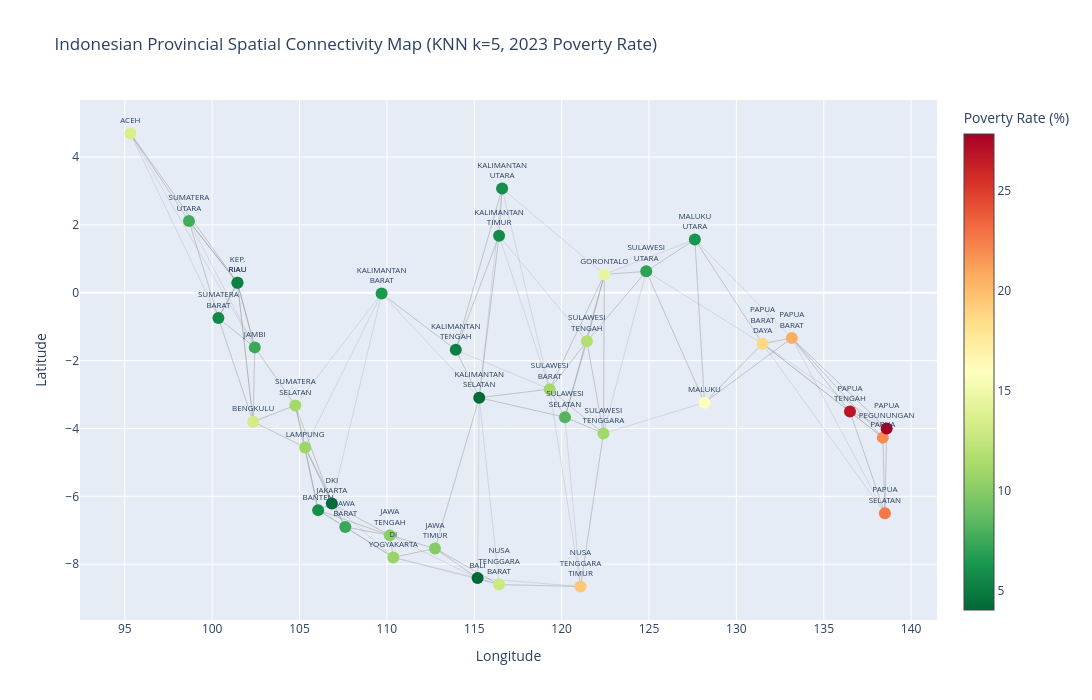

The code cell stored with this chart in its notebook:
### Code cell
fig_map = go.Figure()

lons = df_2023['lon'].values
lats = df_2023['lat'].values
pov_vals = df_2023['poverty_rate'].values

# Add lines
for i, neighbors in W_knn.neighbors.items():
    for j in neighbors:
        fig_map.add_trace(go.Scatter(x=[lons[i], lons[j]], y=[lats[i], lats[j]], mode='lines', line=dict(color='gray', width=0.7), opacity=0.3, showlegend=False))

# Add nodes
fig_map.add_trace(go.Scatter(x=lons, y=lats, mode='markers+text', marker=dict(size=12, color=pov_vals, colorscale='RdYlGn_r', showscale=True, colorbar=dict(title='Poverty Rate (%)')), text=[p.replace(' ', '<br>') for p in df_2023['province']], textposition='top center', textfont=dict(size=8), showlegend=False))

fig_map.update_layout(title='Indonesian Provincial Spatial Connectivity Map (KNN k=5, 2023 Poverty Rate)', height=700, width=1200, xaxis_title='Longitude', yaxis_title='Latitude')
fig_map.write_json(OUTPUT_DIR / 'plot_spatial_connectivity.json')
fig_map.show()

### Figure 1 — Plotly figure (JSON) as saved in the notebook; plotly's stock layout.template omitted (floating-point values rounded to 4 significant figures)
{"data": [{"line": {"color": "gray", "width": 0.7}, "mode": "lines", "opacity": 0.3, "showlegend": false, "type": "scatter", "x": [95.32, 98.67], "y": [4.695, 2.115]}, {"line": {"color": "gray", "width": 0.7}, "mode": "lines", "opacity": 0.3, "showlegend": false, "type": "scatter", "x": [95.32, 100.4], "y": [4.695, -0.744]}, {"line": {"color": "gray", "width": 0.7}, "mode": "lines", "opacity": 0.3, "showlegend": false, "type": "scatter", "x": [95.32, 101.4], "y": [4.695, 0.293]}, {"line": {"color": "gray", "width": 0.7}, "mode": "lines", "opacity": 0.3, "showlegend": false, "type": "scatter", "x": [95.32, 101.4], "y": [4.695, 0.293]}, {"line": {"color": "gray", "width": 0.7}, "mode": "lines", "opacity": 0.3, "showlegend": false, "type": "scatter", "x": [95.32, 102.4], "y": [4.695, -1.609]}, {"line": {"color": "gray", "width": 0.7}, "mode": "lines", "opacity": 0.3, "showlegend": false, "type": "scatter", "x": [98.67, 100.4], "y": [2.115, -0.744]}, {"line": {"color": "gray", "width": 0.7}, "mode": "lines", "opacity": 0.3, "showlegend": false, "type": "scatter", "x": [98.67, 101.4], "y": [2.115, 0.293]}, {"line": {"color": "gray", "width": 0.7}, "mode": "lines", "opacity": 0.3, "showlegend": false, "type": "scatter", "x": [98.67, 101.4], "y": [2.115, 0.293]}, {"line": {"color": "gray", "width": 0.7}, "mode": "lines", "opacity": 0.3, "showlegend": false, "type": "scatter", "x": [98.67, 95.32], "y": [2.115, 4.695]}, {"line": {"color": "gray", "width": 0.7}, "mode": "lines", "opacity": 0.3, "showlegend": false, "type": "scatter", "x": [98.67, 102.4], "y": [2.115, -1.609]}, {"line": {"color": "gray", "width": 0.7}, "mode": "lines", "opacity": 0.3, "showlegend": false, "type": "scatter", "x": [100.4, 101.4], "y": [-0.744, 0.293]}, {"line": {"color": "gray", "width": 0.7}, "mode": "lines", "opacity": 0.3, "showlegend": false, "type": "scatter", "x": [100.4, 101.4], "y": [-0.744, 0.293]}, {"line": {"color": "gray", "width": 0.7}, "mode": "lines", "opacity": 0.3, "showlegend": false, "type": "scatter", "x": [100.4, 102.4], "y": [-0.744, -1.609]}, {"line": {"color": "gray", "width": 0.7}, "mode": "lines", "opacity": 0.3, "showlegend": false, "type": "scatter", "x": [100.4, 98.67], "y": [-0.744, 2.115]}, {"line": {"color": "gray", "width": 0.7}, "mode": "lines", "opacity": 0.3, "showlegend": false, "type": "scatter", "x": [100.4, 102.3], "y": [-0.744, -3.8]}, {"line": {"color": "gray", "width": 0.7}, "mode": "lines", "opacity": 0.3, "showlegend": false, "type": "scatter", "x": [101.4, 101.4], "y": [0.293, 0.293]}, {"line": {"color": "gray", "width": 0.7}, "mode": "lines", "opacity": 0.3, "showlegend": false, "type": "scatter", "x": [101.4, 100.4], "y": [0.293, -0.744]}, {"line": {"color": "gray", "width": 0.7}, "mode": "lines", "opacity": 0.3, "showlegend": false, "type": "scatter", "x": [101.4, 102.4], "y": [0.293, -1.609]}, {"line": {"color": "gray", "width": 0.7}, "mode": "lines", "opacity": 0.3, "showlegend": false, "type": "scatter", "x": [101.4, 98.67], "y": [0.293, 2.115]}, {"line": {"color": "gray", "width": 0.7}, "mode": "lines", "opacity": 0.3, "showlegend": false, "type": "scatter", "x": [101.4, 102.3], "y": [0.293, -3.8]}, {"line": {"color": "gray", "width": 0.7}, "mode": "lines", "opacity": 0.3, "showlegend": false, "type": "scatter", "x": [102.4, 101.4], "y": [-1.609, 0.293]}, {"line": {"color": "gray", "width": 0.7}, "mode": "lines", "opacity": 0.3, "showlegend": false, "type": "scatter", "x": [102.4, 101.4], "y": [-1.609, 0.293]}, {"line": {"color": "gray", "width": 0.7}, "mode": "lines", "opacity": 0.3, "showlegend": false, "type": "scatter", "x": [102.4, 102.3], "y": [-1.609, -3.8]}, {"line": {"color": "gray", "width": 0.7}, "mode": "lines", "opacity": 0.3, "showlegend": false, "type": "scatter", "x": [102.4, 100.4], "y": [-1.609, -0.744]}, {"line": {"color": "gray", "width": 0.7}, "mode": "lines", "opacity": 0.3, "showlegend": false, "type": "scatter", "x": [102.4, 104.8], "y": [-1.609, -3.319]}, {"line": {"color": "gray", "width": 0.7}, "mode": "lines", "opacity": 0.3, "showlegend": false, "type": "scatter", "x": [104.8, 105.3], "y": [-3.319, -4.558]}, {"line": {"color": "gray", "width": 0.7}, "mode": "lines", "opacity": 0.3, "showlegend": false, "type": "scatter", "x": [104.8, 102.3], "y": [-3.319, -3.8]}, {"line": {"color": "gray", "width": 0.7}, "mode": "lines", "opacity": 0.3, "showlegend": false, "type": "scatter", "x": [104.8, 102.4], "y": [-3.319, -1.609]}, {"line": {"color": "gray", "width": 0.7}, "mode": "lines", "opacity": 0.3, "showlegend": false, "type": "scatter", "x": [104.8, 106.1], "y": [-3.319, -6.406]}, {"line": {"color": "gray", "width": 0.7}, "mode": "lines", "opacity": 0.3, "showlegend": false, "type": "scatter", "x": [104.8, 106.8], "y": [-3.319, -6.208]}, {"line": {"color": "gray", "width": 0.7}, "mode": "lines", "opacity": 0.3, "showlegend": false, "type": "scatter", "x": [102.3, 102.4], "y": [-3.8, -1.609]}, {"line": {"color": "gray", "width": 0.7}, "mode": "lines", "opacity": 0.3, "showlegend": false, "type": "scatter", "x": [102.3, 104.8], "y": [-3.8, -3.319]}, {"line": {"color": "gray", "width": 0.7}, "mode": "lines", "opacity": 0.3, "showlegend": false, "type": "scatter", "x": [102.3, 105.3], "y": [-3.8, -4.558]}, {"line": {"color": "gray", "width": 0.7}, "mode": "lines", "opacity": 0.3, "showlegend": false, "type": "scatter", "x": [102.3, 100.4], "y": [-3.8, -0.744]}, {"line": {"color": "gray", "width": 0.7}, "mode": "lines", "opacity": 0.3, "showlegend": false, "type": "scatter", "x": [102.3, 101.4], "y": [-3.8, 0.293]}, {"line": {"color": "gray", "width": 0.7}, "mode": "lines", "opacity": 0.3, "showlegend": false, "type": "scatter", "x": [105.3, 104.8], "y": [-4.558, -3.319]}, {"line": {"color": "gray", "width": 0.7}, "mode": "lines", "opacity": 0.3, "showlegend": false, "type": "scatter", "x": [105.3, 106.1], "y": [-4.558, -6.406]}, {"line": {"color": "gray", "width": 0.7}, "mode": "lines", "opacity": 0.3, "showlegend": false, "type": "scatter", "x": [105.3, 106.8], "y": [-4.558, -6.208]}, {"line": {"color": "gray", "width": 0.7}, "mode": "lines", "opacity": 0.3, "showlegend": false, "type": "scatter", "x": [105.3, 102.3], "y": [-4.558, -3.8]}, {"line": {"color": "gray", "width": 0.7}, "mode": "lines", "opacity": 0.3, "showlegend": false, "type": "scatter", "x": [105.3, 107.6], "y": [-4.558, -6.902]}, {"line": {"color": "gray", "width": 0.7}, "mode": "lines", "opacity": 0.3, "showlegend": false, "type": "scatter", "x": [101.4, 101.4], "y": [0.293, 0.293]}, {"line": {"color": "gray", "width": 0.7}, "mode": "lines", "opacity": 0.3, "showlegend": false, "type": "scatter", "x": [101.4, 100.4], "y": [0.293, -0.744]}, {"line": {"color": "gray", "width": 0.7}, "mode": "lines", "opacity": 0.3, "showlegend": false, "type": "scatter", "x": [101.4, 102.4], "y": [0.293, -1.609]}, {"line": {"color": "gray", "width": 0.7}, "mode": "lines", "opacity": 0.3, "showlegend": false, "type": "scatter", "x": [101.4, 98.67], "y": [0.293, 2.115]}, {"line": {"color": "gray", "width": 0.7}, "mode": "lines", "opacity": 0.3, "showlegend": false, "type": "scatter", "x": [101.4, 102.3], "y": [0.293, -3.8]}, {"line": {"color": "gray", "width": 0.7}, "mode": "lines", "opacity": 0.3, "showlegend": false, "type": "scatter", "x": [106.8, 106.1], "y": [-6.208, -6.406]}, {"line": {"color": "gray", "width": 0.7}, "mode": "lines", "opacity": 0.3, "showlegend": false, "type": "scatter", "x": [106.8, 107.6], "y": [-6.208, -6.902]}, {"line": {"color": "gray", "width": 0.7}, "mode": "lines", "opacity": 0.3, "showlegend": false, "type": "scatter", "x": [106.8, 105.3], "y": [-6.208, -4.558]}, {"line": {"color": "gray", "width": 0.7}, "mode": "lines", "opacity": 0.3, "showlegend": false, "type": "scatter", "x": [106.8, 110.2], "y": [-6.208, -7.15]}, {"line": {"color": "gray", "width": 0.7}, "mode": "lines", "opacity": 0.3, "showlegend": false, "type": "scatter", "x": [106.8, 104.8], "y": [-6.208, -3.319]}, {"line": {"color": "gray", "width": 0.7}, "mode": "lines", "opacity": 0.3, "showlegend": false, "type": "scatter", "x": [107.6, 106.8], "y": [-6.902, -6.208]}, {"line": {"color": "gray", "width": 0.7}, "mode": "lines", "opacity": 0.3, "showlegend": false, "type": "scatter", "x": [107.6, 106.1], "y": [-6.902, -6.406]}, {"line": {"color": "gray", "width": 0.7}, "mode": "lines", "opacity": 0.3, "showlegend": false, "type": "scatter", "x": [107.6, 110.2], "y": [-6.902, -7.15]}, {"line": {"color": "gray", "width": 0.7}, "mode": "lines", "opacity": 0.3, "showlegend": false, "type": "scatter", "x": [107.6, 110.4], "y": [-6.902, -7.8]}, {"line": {"color": "gray", "width": 0.7}, "mode": "lines", "opacity": 0.3, "showlegend": false, "type": "scatter", "x": [107.6, 105.3], "y": [-6.902, -4.558]}, {"line": {"color": "gray", "width": 0.7}, "mode": "lines", "opacity": 0.3, "showlegend": false, "type": "scatter", "x": [110.2, 110.4], "y": [-7.15, -7.8]}, {"line": {"color": "gray", "width": 0.7}, "mode": "lines", "opacity": 0.3, "showlegend": false, "type": "scatter", "x": [110.2, 107.6], "y": [-7.15, -6.902]}, {"line": {"color": "gray", "width": 0.7}, "mode": "lines", "opacity": 0.3, "showlegend": false, "type": "scatter", "x": [110.2, 112.8], "y": [-7.15, -7.536]}, {"line": {"color": "gray", "width": 0.7}, "mode": "lines", "opacity": 0.3, "showlegend": false, "type": "scatter", "x": [110.2, 106.8], "y": [-7.15, -6.208]}, {"line": {"color": "gray", "width": 0.7}, "mode": "lines", "opacity": 0.3, "showlegend": false, "type": "scatter", "x": [110.2, 106.1], "y": [-7.15, -6.406]}, {"line": {"color": "gray", "width": 0.7}, "mode": "lines", "opacity": 0.3, "showlegend": false, "type": "scatter", "x": [110.4, 110.2], "y": [-7.8, -7.15]}, {"line": {"color": "gray", "width": 0.7}, "mode": "lines", "opacity": 0.3, "showlegend": false, "type": "scatter", "x": [110.4, 112.8], "y": [-7.8, -7.536]}, {"line": {"color": "gray", "width": 0.7}, "mode": "lines", "opacity": 0.3, "showlegend": false, "type": "scatter", "x": [110.4, 107.6], "y": [-7.8, -6.902]}, {"line": {"color": "gray", "width": 0.7}, "mode": "lines", "opacity": 0.3, "showlegend": false, "type": "scatter", "x": [110.4, 106.8], "y": [-7.8, -6.208]}, {"line": {"color": "gray", "width": 0.7}, "mode": "lines", "opacity": 0.3, "showlegend": false, "type": "scatter", "x": [110.4, 106.1], "y": [-7.8, -6.406]}, {"line": {"color": "gray", "width": 0.7}, "mode": "lines", "opacity": 0.3, "showlegend": false, "type": "scatter", "x": [112.8, 110.4], "y": [-7.536, -7.8]}, {"line": {"color": "gray", "width": 0.7}, "mode": "lines", "opacity": 0.3, "showlegend": false, "type": "scatter", "x": [112.8, 115.2], "y": [-7.536, -8.409]}, {"line": {"color": "gray", "width": 0.7}, "mode": "lines", "opacity": 0.3, "showlegend": false, "type": "scatter", "x": [112.8, 110.2], "y": [-7.536, -7.15]}, {"line": {"color": "gray", "width": 0.7}, "mode": "lines", "opacity": 0.3, "showlegend": false, "type": "scatter", "x": [112.8, 116.4], "y": [-7.536, -8.6]}, {"line": {"color": "gray", "width": 0.7}, "mode": "lines", "opacity": 0.3, "showlegend": false, "type": "scatter", "x": [112.8, 115.3], "y": [-7.536, -3.093]}, {"line": {"color": "gray", "width": 0.7}, "mode": "lines", "opacity": 0.3, "showlegend": false, "type": "scatter", "x": [106.1, 106.8], "y": [-6.406, -6.208]}, {"line": {"color": "gray", "width": 0.7}, "mode": "lines", "opacity": 0.3, "showlegend": false, "type": "scatter", "x": [106.1, 107.6], "y": [-6.406, -6.902]}, {"line": {"color": "gray", "width": 0.7}, "mode": "lines", "opacity": 0.3, "showlegend": false, "type": "scatter", "x": [106.1, 105.3], "y": [-6.406, -4.558]}, {"line": {"color": "gray", "width": 0.7}, "mode": "lines", "opacity": 0.3, "showlegend": false, "type": "scatter", "x": [106.1, 104.8], "y": [-6.406, -3.319]}, {"line": {"color": "gray", "width": 0.7}, "mode": "lines", "opacity": 0.3, "showlegend": false, "type": "scatter", "x": [106.1, 110.2], "y": [-6.406, -7.15]}, {"line": {"color": "gray", "width": 0.7}, "mode": "lines", "opacity": 0.3, "showlegend": false, "type": "scatter", "x": [115.2, 116.4], "y": [-8.409, -8.6]}, {"line": {"color": "gray", "width": 0.7}, "mode": "lines", "opacity": 0.3, "showlegend": false, "type": "scatter", "x": [115.2, 112.8], "y": [-8.409, -7.536]}, {"line": {"color": "gray", "width": 0.7}, "mode": "lines", "opacity": 0.3, "showlegend": false, "type": "scatter", "x": [115.2, 110.4], "y": [-8.409, -7.8]}, {"line": {"color": "gray", "width": 0.7}, "mode": "lines", "opacity": 0.3, "showlegend": false, "type": "scatter", "x": [115.2, 110.2], "y": [-8.409, -7.15]}, {"line": {"color": "gray", "width": 0.7}, "mode": "lines", "opacity": 0.3, "showlegend": false, "type": "scatter", "x": [115.2, 115.3], "y": [-8.409, -3.093]}, {"line": {"color": "gray", "width": 0.7}, "mode": "lines", "opacity": 0.3, "showlegend": false, "type": "scatter", "x": [116.4, 115.2], "y": [-8.6, -8.409]}, {"line": {"color": "gray", "width": 0.7}, "mode": "lines", "opacity": 0.3, "showlegend": false, "type": "scatter", "x": [116.4, 112.8], "y": [-8.6, -7.536]}, {"line": {"color": "gray", "width": 0.7}, "mode": "lines", "opacity": 0.3, "showlegend": false, "type": "scatter", "x": [116.4, 121.1], "y": [-8.6, -8.657]}, {"line": {"color": "gray", "width": 0.7}, "mode": "lines", "opacity": 0.3, "showlegend": false, "type": "scatter", "x": [116.4, 115.3], "y": [-8.6, -3.093]}, {"line": {"color": "gray", "width": 0.7}, "mode": "lines", "opacity": 0.3, "showlegend": false, "type": "scatter", "x": [116.4, 110.4], "y": [-8.6, -7.8]}, {"line": {"color": "gray", "width": 0.7}, "mode": "lines", "opacity": 0.3, "showlegend": false, "type": "scatter", "x": [121.1, 116.4], "y": [-8.657, -8.6]}, {"line": {"color": "gray", "width": 0.7}, "mode": "lines", "opacity": 0.3, "showlegend": false, "type": "scatter", "x": [121.1, 122.4], "y": [-8.657, -4.145]}, {"line": {"color": "gray", "width": 0.7}, "mode": "lines", "opacity": 0.3, "showlegend": false, "type": "scatter", "x": [121.1, 120.2], "y": [-8.657, -3.668]}, {"line": {"color": "gray", "width": 0.7}, "mode": "lines", "opacity": 0.3, "showlegend": false, "type": "scatter", "x": [121.1, 115.2], "y": [-8.657, -8.409]}, {"line": {"color": "gray", "width": 0.7}, "mode": "lines", "opacity": 0.3, "showlegend": false, "type": "scatter", "x": [121.1, 119.3], "y": [-8.657, -2.84]}, {"line": {"color": "gray", "width": 0.7}, "mode": "lines", "opacity": 0.3, "showlegend": false, "type": "scatter", "x": [109.7, 113.9], "y": [-0.023, -1.681]}, {"line": {"color": "gray", "width": 0.7}, "mode": "lines", "opacity": 0.3, "showlegend": false, "type": "scatter", "x": [109.7, 104.8], "y": [-0.023, -3.319]}, {"line": {"color": "gray", "width": 0.7}, "mode": "lines", "opacity": 0.3, "showlegend": false, "type": "scatter", "x": [109.7, 105.3], "y": [-0.023, -4.558]}, {"line": {"color": "gray", "width": 0.7}, "mode": "lines", "opacity": 0.3, "showlegend": false, "type": "scatter", "x": [109.7, 115.3], "y": [-0.023, -3.093]}, {"line": {"color": "gray", "width": 0.7}, "mode": "lines", "opacity": 0.3, "showlegend": false, "type": "scatter", "x": [109.7, 106.8], "y": [-0.023, -6.208]}, {"line": {"color": "gray", "width": 0.7}, "mode": "lines", "opacity": 0.3, "showlegend": false, "type": "scatter", "x": [113.9, 115.3], "y": [-1.681, -3.093]}, {"line": {"color": "gray", "width": 0.7}, "mode": "lines", "opacity": 0.3, "showlegend": false, "type": "scatter", "x": [113.9, 116.4], "y": [-1.681, 1.681]}, {"line": {"color": "gray", "width": 0.7}, "mode": "lines", "opacity": 0.3, "showlegend": false, "type": "scatter", "x": [113.9, 109.7], "y": [-1.681, -0.023]}, {"line": {"color": "gray", "width": 0.7}, "mode": "lines", "opacity": 0.3, "showlegend": false, "type": "scatter", "x": [113.9, 116.6], "y": [-1.681, 3.073]}, {"line": {"color": "gray", "width": 0.7}, "mode": "lines", "opacity": 0.3, "showlegend": false, "type": "scatter", "x": [113.9, 119.3], "y": [-1.681, -2.84]}, {"line": {"color": "gray", "width": 0.7}, "mode": "lines", "opacity": 0.3, "showlegend": false, "type": "scatter", "x": [115.3, 113.9], "y": [-3.093, -1.681]}, {"line": {"color": "gray", "width": 0.7}, "mode": "lines", "opacity": 0.3, "showlegend": false, "type": "scatter", "x": [115.3, 119.3], "y": [-3.093, -2.84]}, {"line": {"color": "gray", "width": 0.7}, "mode": "lines", "opacity": 0.3, "showlegend": false, "type": "scatter", "x": [115.3, 116.4], "y": [-3.093, 1.681]}, {"line": {"color": "gray", "width": 0.7}, "mode": "lines", "opacity": 0.3, "showlegend": false, "type": "scatter", "x": [115.3, 120.2], "y": [-3.093, -3.668]}, {"line": {"color": "gray", "width": 0.7}, "mode": "lines", "opacity": 0.3, "showlegend": false, "type": "scatter", "x": [115.3, 112.8], "y": [-3.093, -7.536]}, {"line": {"color": "gray", "width": 0.7}, "mode": "lines", "opacity": 0.3, "showlegend": false, "type": "scatter", "x": [116.4, 116.6], "y": [1.681, 3.073]}, {"line": {"color": "gray", "width": 0.7}, "mode": "lines", "opacity": 0.3, "showlegend": false, "type": "scatter", "x": [116.4, 113.9], "y": [1.681, -1.681]}, {"line": {"color": "gray", "width": 0.7}, "mode": "lines", "opacity": 0.3, "showlegend": false, "type": "scatter", "x": [116.4, 115.3], "y": [1.681, -3.093]}, {"line": {"color": "gray", "width": 0.7}, "mode": "lines", "opacity": 0.3, "showlegend": false, "type": "scatter", "x": [116.4, 119.3], "y": [1.681, -2.84]}, {"line": {"color": "gray", "width": 0.7}, "mode": "lines", "opacity": 0.3, "showlegend": false, "type": "scatter", "x": [116.4, 121.4], "y": [1.681, -1.431]}, {"line": {"color": "gray", "width": 0.7}, "mode": "lines", "opacity": 0.3, "showlegend": false, "type": "scatter", "x": [116.6, 116.4], "y": [3.073, 1.681]}, {"line": {"color": "gray", "width": 0.7}, "mode": "lines", "opacity": 0.3, "showlegend": false, "type": "scatter", "x": [116.6, 113.9], "y": [3.073, -1.681]}, {"line": {"color": "gray", "width": 0.7}, "mode": "lines", "opacity": 0.3, "showlegend": false, "type": "scatter", "x": [116.6, 115.3], "y": [3.073, -3.093]}, {"line": {"color": "gray", "width": 0.7}, "mode": "lines", "opacity": 0.3, "showlegend": false, "type": "scatter", "x": [116.6, 122.4], "y": [3.073, 0.541]}, {"line": {"color": "gray", "width": 0.7}, "mode": "lines", "opacity": 0.3, "showlegend": false, "type": "scatter", "x": [116.6, 119.3], "y": [3.073, -2.84]}, {"line": {"color": "gray", "width": 0.7}, "mode": "lines", "opacity": 0.3, "showlegend": false, "type": "scatter", "x": [124.8, 122.4], "y": [0.632, 0.541]}, {"line": {"color": "gray", "width": 0.7}, "mode": "lines", "opacity": 0.3, "showlegend": false, "type": "scatter", "x": [124.8, 127.6], "y": [0.632, 1.571]}, {"line": {"color": "gray", "width": 0.7}, "mode": "lines", "opacity": 0.3, "showlegend": false, "type": "scatter", "x": [124.8, 121.4], "y": [0.632, -1.431]}, {"line": {"color": "gray", "width": 0.7}, "mode": "lines", "opacity": 0.3, "showlegend": false, "type": "scatter", "x": [124.8, 128.2], "y": [0.632, -3.238]}, {"line": {"color": "gray", "width": 0.7}, "mode": "lines", "opacity": 0.3, "showlegend": false, "type": "scatter", "x": [124.8, 122.4], "y": [0.632, -4.145]}, {"line": {"color": "gray", "width": 0.7}, "mode": "lines", "opacity": 0.3, "showlegend": false, "type": "scatter", "x": [121.4, 122.4], "y": [-1.431, 0.541]}, {"line": {"color": "gray", "width": 0.7}, "mode": "lines", "opacity": 0.3, "showlegend": false, "type": "scatter", "x": [121.4, 119.3], "y": [-1.431, -2.84]}, {"line": {"color": "gray", "width": 0.7}, "mode": "lines", "opacity": 0.3, "showlegend": false, "type": "scatter", "x": [121.4, 120.2], "y": [-1.431, -3.668]}, {"line": {"color": "gray", "width": 0.7}, "mode": "lines", "opacity": 0.3, "showlegend": false, "type": "scatter", "x": [121.4, 122.4], "y": [-1.431, -4.145]}, {"line": {"color": "gray", "width": 0.7}, "mode": "lines", "opacity": 0.3, "showlegend": false, "type": "scatter", "x": [121.4, 124.8], "y": [-1.431, 0.632]}, {"line": {"color": "gray", "width": 0.7}, "mode": "lines", "opacity": 0.3, "showlegend": false, "type": "scatter", "x": [120.2, 119.3], "y": [-3.668, -2.84]}, {"line": {"color": "gray", "width": 0.7}, "mode": "lines", "opacity": 0.3, "showlegend": false, "type": "scatter", "x": [120.2, 122.4], "y": [-3.668, -4.145]}, {"line": {"color": "gray", "width": 0.7}, "mode": "lines", "opacity": 0.3, "showlegend": false, "type": "scatter", "x": [120.2, 121.4], "y": [-3.668, -1.431]}, {"line": {"color": "gray", "width": 0.7}, "mode": "lines", "opacity": 0.3, "showlegend": false, "type": "scatter", "x": [120.2, 122.4], "y": [-3.668, 0.541]}, {"line": {"color": "gray", "width": 0.7}, "mode": "lines", "opacity": 0.3, "showlegend": false, "type": "scatter", "x": [120.2, 115.3], "y": [-3.668, -3.093]}, {"line": {"color": "gray", "width": 0.7}, "mode": "lines", "opacity": 0.3, "showlegend": false, "type": "scatter", "x": [122.4, 120.2], "y": [-4.145, -3.668]}, {"line": {"color": "gray", "width": 0.7}, "mode": "lines", "opacity": 0.3, "showlegend": false, "type": "scatter", "x": [122.4, 121.4], "y": [-4.145, -1.431]}, {"line": {"color": "gray", "width": 0.7}, "mode": "lines", "opacity": 0.3, "showlegend": false, "type": "scatter", "x": [122.4, 119.3], "y": [-4.145, -2.84]}, {"line": {"color": "gray", "width": 0.7}, "mode": "lines", "opacity": 0.3, "showlegend": false, "type": "scatter", "x": [122.4, 122.4], "y": [-4.145, 0.541]}, {"line": {"color": "gray", "width": 0.7}, "mode": "lines", "opacity": 0.3, "showlegend": false, "type": "scatter", "x": [122.4, 121.1], "y": [-4.145, -8.657]}, {"line": {"color": "gray", "width": 0.7}, "mode": "lines", "opacity": 0.3, "showlegend": false, "type": "scatter", "x": [122.4, 121.4], "y": [0.541, -1.431]}, {"line": {"color": "gray", "width": 0.7}, "mode": "lines", "opacity": 0.3, "showlegend": false, "type": "scatter", "x": [122.4, 124.8], "y": [0.541, 0.632]}, {"line": {"color": "gray", "width": 0.7}, "mode": "lines", "opacity": 0.3, "showlegend": false, "type": "scatter", "x": [122.4, 119.3], "y": [0.541, -2.84]}, {"line": {"color": "gray", "width": 0.7}, "mode": "lines", "opacity": 0.3, "showlegend": false, "type": "scatter", "x": [122.4, 122.4], "y": [0.541, -4.145]}, {"line": {"color": "gray", "width": 0.7}, "mode": "lines", "opacity": 0.3, "showlegend": false, "type": "scatter", "x": [122.4, 120.2], "y": [0.541, -3.668]}, {"line": {"color": "gray", "width": 0.7}, "mode": "lines", "opacity": 0.3, "showlegend": false, "type": "scatter", "x": [119.3, 120.2], "y": [-2.84, -3.668]}, {"line": {"color": "gray", "width": 0.7}, "mode": "lines", "opacity": 0.3, "showlegend": false, "type": "scatter", "x": [119.3, 121.4], "y": [-2.84, -1.431]}, {"line": {"color": "gray", "width": 0.7}, "mode": "lines", "opacity": 0.3, "showlegend": false, "type": "scatter", "x": [119.3, 122.4], "y": [-2.84, -4.145]}, {"line": {"color": "gray", "width": 0.7}, "mode": "lines", "opacity": 0.3, "showlegend": false, "type": "scatter", "x": [119.3, 115.3], "y": [-2.84, -3.093]}, {"line": {"color": "gray", "width": 0.7}, "mode": "lines", "opacity": 0.3, "showlegend": false, "type": "scatter", "x": [119.3, 122.4], "y": [-2.84, 0.541]}, {"line": {"color": "gray", "width": 0.7}, "mode": "lines", "opacity": 0.3, "showlegend": false, "type": "scatter", "x": [128.2, 131.5], "y": [-3.238, -1.5]}, {"line": {"color": "gray", "width": 0.7}, "mode": "lines", "opacity": 0.3, "showlegend": false, "type": "scatter", "x": [128.2, 127.6], "y": [-3.238, 1.571]}, {"line": {"color": "gray", "width": 0.7}, "mode": "lines", "opacity": 0.3, "showlegend": false, "type": "scatter", "x": [128.2, 124.8], "y": [-3.238, 0.632]}, {"line": {"color": "gray", "width": 0.7}, "mode": "lines", "opacity": 0.3, "showlegend": false, "type": "scatter", "x": [128.2, 133.2], "y": [-3.238, -1.336]}, {"line": {"color": "gray", "width": 0.7}, "mode": "lines", "opacity": 0.3, "showlegend": false, "type": "scatter", "x": [128.2, 122.4], "y": [-3.238, -4.145]}, {"line": {"color": "gray", "width": 0.7}, "mode": "lines", "opacity": 0.3, "showlegend": false, "type": "scatter", "x": [127.6, 124.8], "y": [1.571, 0.632]}, {"line": {"color": "gray", "width": 0.7}, "mode": "lines", "opacity": 0.3, "showlegend": false, "type": "scatter", "x": [127.6, 128.2], "y": [1.571, -3.238]}, {"line": {"color": "gray", "width": 0.7}, "mode": "lines", "opacity": 0.3, "showlegend": false, "type": "scatter", "x": [127.6, 131.5], "y": [1.571, -1.5]}, {"line": {"color": "gray", "width": 0.7}, "mode": "lines", "opacity": 0.3, "showlegend": false, "type": "scatter", "x": [127.6, 122.4], "y": [1.571, 0.541]}, {"line": {"color": "gray", "width": 0.7}, "mode": "lines", "opacity": 0.3, "showlegend": false, "type": "scatter", "x": [127.6, 133.2], "y": [1.571, -1.336]}, {"line": {"color": "gray", "width": 0.7}, "mode": "lines", "opacity": 0.3, "showlegend": false, "type": "scatter", "x": [133.2, 131.5], "y": [-1.336, -1.5]}, {"line": {"color": "gray", "width": 0.7}, "mode": "lines", "opacity": 0.3, "showlegend": false, "type": "scatter", "x": [133.2, 136.5], "y": [-1.336, -3.5]}, {"line": {"color": "gray", "width": 0.7}, "mode": "lines", "opacity": 0.3, "showlegend": false, "type": "scatter", "x": [133.2, 128.2], "y": [-1.336, -3.238]}, {"line": {"color": "gray", "width": 0.7}, "mode": "lines", "opacity": 0.3, "showlegend": false, "type": "scatter", "x": [133.2, 138.4], "y": [-1.336, -4.269]}, {"line": {"color": "gray", "width": 0.7}, "mode": "lines", "opacity": 0.3, "showlegend": false, "type": "scatter", "x": [133.2, 138.6], "y": [-1.336, -4]}, {"line": {"color": "gray", "width": 0.7}, "mode": "lines", "opacity": 0.3, "showlegend": false, "type": "scatter", "x": [131.5, 133.2], "y": [-1.5, -1.336]}, {"line": {"color": "gray", "width": 0.7}, "mode": "lines", "opacity": 0.3, "showlegend": false, "type": "scatter", "x": [131.5, 128.2], "y": [-1.5, -3.238]}, {"line": {"color": "gray", "width": 0.7}, "mode": "lines", "opacity": 0.3, "showlegend": false, "type": "scatter", "x": [131.5, 127.6], "y": [-1.5, 1.571]}, {"line": {"color": "gray", "width": 0.7}, "mode": "lines", "opacity": 0.3, "showlegend": false, "type": "scatter", "x": [131.5, 136.5], "y": [-1.5, -3.5]}, {"line": {"color": "gray", "width": 0.7}, "mode": "lines", "opacity": 0.3, "showlegend": false, "type": "scatter", "x": [131.5, 124.8], "y": [-1.5, 0.632]}, {"line": {"color": "gray", "width": 0.7}, "mode": "lines", "opacity": 0.3, "showlegend": false, "type": "scatter", "x": [138.4, 138.6], "y": [-4.269, -4]}, {"line": {"color": "gray", "width": 0.7}, "mode": "lines", "opacity": 0.3, "showlegend": false, "type": "scatter", "x": [138.4, 136.5], "y": [-4.269, -3.5]}, {"line": {"color": "gray", "width": 0.7}, "mode": "lines", "opacity": 0.3, "showlegend": false, "type": "scatter", "x": [138.4, 138.5], "y": [-4.269, -6.5]}, {"line": {"color": "gray", "width": 0.7}, "mode": "lines", "opacity": 0.3, "showlegend": false, "type": "scatter", "x": [138.4, 133.2], "y": [-4.269, -1.336]}, {"line": {"color": "gray", "width": 0.7}, "mode": "lines", "opacity": 0.3, "showlegend": false, "type": "scatter", "x": [138.4, 131.5], "y": [-4.269, -1.5]}, {"line": {"color": "gray", "width": 0.7}, "mode": "lines", "opacity": 0.3, "showlegend": false, "type": "scatter", "x": [138.5, 138.4], "y": [-6.5, -4.269]}, {"line": {"color": "gray", "width": 0.7}, "mode": "lines", "opacity": 0.3, "showlegend": false, "type": "scatter", "x": [138.5, 138.6], "y": [-6.5, -4]}, {"line": {"color": "gray", "width": 0.7}, "mode": "lines", "opacity": 0.3, "showlegend": false, "type": "scatter", "x": [138.5, 136.5], "y": [-6.5, -3.5]}, {"line": {"color": "gray", "width": 0.7}, "mode": "lines", "opacity": 0.3, "showlegend": false, "type": "scatter", "x": [138.5, 133.2], "y": [-6.5, -1.336]}, {"line": {"color": "gray", "width": 0.7}, "mode": "lines", "opacity": 0.3, "showlegend": false, "type": "scatter", "x": [138.5, 131.5], "y": [-6.5, -1.5]}, {"line": {"color": "gray", "width": 0.7}, "mode": "lines", "opacity": 0.3, "showlegend": false, "type": "scatter", "x": [136.5, 138.4], "y": [-3.5, -4.269]}, {"line": {"color": "gray", "width": 0.7}, "mode": "lines", "opacity": 0.3, "showlegend": false, "type": "scatter", "x": [136.5, 138.6], "y": [-3.5, -4]}, {"line": {"color": "gray", "width": 0.7}, "mode": "lines", "opacity": 0.3, "showlegend": false, "type": "scatter", "x": [136.5, 138.5], "y": [-3.5, -6.5]}, {"line": {"color": "gray", "width": 0.7}, "mode": "lines", "opacity": 0.3, "showlegend": false, "type": "scatter", "x": [136.5, 133.2], "y": [-3.5, -1.336]}, {"line": {"color": "gray", "width": 0.7}, "mode": "lines", "opacity": 0.3, "showlegend": false, "type": "scatter", "x": [136.5, 131.5], "y": [-3.5, -1.5]}, {"line": {"color": "gray", "width": 0.7}, "mode": "lines", "opacity": 0.3, "showlegend": false, "type": "scatter", "x": [138.6, 138.4], "y": [-4, -4.269]}, {"line": {"color": "gray", "width": 0.7}, "mode": "lines", "opacity": 0.3, "showlegend": false, "type": "scatter", "x": [138.6, 136.5], "y": [-4, -3.5]}, {"line": {"color": "gray", "width": 0.7}, "mode": "lines", "opacity": 0.3, "showlegend": false, "type": "scatter", "x": [138.6, 138.5], "y": [-4, -6.5]}, {"line": {"color": "gray", "width": 0.7}, "mode": "lines", "opacity": 0.3, "showlegend": false, "type": "scatter", "x": [138.6, 133.2], "y": [-4, -1.336]}, {"line": {"color": "gray", "width": 0.7}, "mode": "lines", "opacity": 0.3, "showlegend": false, "type": "scatter", "x": [138.6, 131.5], "y": [-4, -1.5]}, {"marker": {"color": [13.54, 7.67, 5.685, 6.52, 7.42, 11.14, 13.28, 10.86, 5.235, 4.29, 7.35, 10.18, 10.72, 9.955, 5.935, 4.025, 12.88, 19.49, 6.48, 5.185, 4.155, 5.81, 5.915, 7.04, 11.72, 8.235, 11.03, 14.51, 11.1, 16.1, 6.245, 20.79, 18.72, 22.06, 22.69, 26.82, 27.84], "colorbar": {"title": {"text": "Poverty Rate (%)"}}, "colorscale": [[0, "rgb(0,104,55)"], [0.1, "rgb(26,152,80)"], [0.2, "rgb(102,189,99)"], [0.3, "rgb(166,217,106)"], [0.4, "rgb(217,239,139)"], [0.5, "rgb(255,255,191)"], [0.6, "rgb(254,224,139)"], [0.7, "rgb(253,174,97)"], [0.8, "rgb(244,109,67)"], [0.9, "rgb(215,48,39)"], [1, "rgb(165,0,38)"]], "showscale": true, "size": 12}, "mode": "markers+text", "showlegend": false, "text": ["ACEH", "SUMATERA<br>UTARA", "SUMATERA<br>BARAT", "RIAU", "JAMBI", "SUMATERA<br>SELATAN", "BENGKULU", "LAMPUNG", "KEP.<br>RIAU", "DKI<br>JAKARTA", "JAWA<br>BARAT", "JAWA<br>TENGAH", "DI<br>YOGYAKARTA", "JAWA<br>TIMUR", "BANTEN", "BALI", "NUSA<br>TENGGARA<br>BARAT", "NUSA<br>TENGGARA<br>TIMUR", "KALIMANTAN<br>BARAT", "KALIMANTAN<br>TENGAH", "KALIMANTAN<br>SELATAN", "KALIMANTAN<br>TIMUR", "KALIMANTAN<br>UTARA", "SULAWESI<br>UTARA", "SULAWESI<br>TENGAH", "SULAWESI<br>SELATAN", "SULAWESI<br>TENGGARA", "GORONTALO", "SULAWESI<br>BARAT", "MALUKU", "MALUKU<br>UTARA", "PAPUA<br>BARAT", "PAPUA<br>BARAT<br>DAYA", "PAPUA", "PAPUA<br>SELATAN", "PAPUA<br>TENGAH", "PAPUA<br>PEGUNUNGAN"], "textfont": {"size": 8}, "textposition": "top center", "type": "scatter", "x": [95.32, 98.67, 100.4, 101.4, 102.4, 104.8, 102.3, 105.3, 101.4, 106.8, 107.6, 110.2, 110.4, 112.8, 106.1, 115.2, 116.4, 121.1, 109.7, 113.9, 115.3, 116.4, 116.6, 124.8, 121.4, 120.2, 122.4, 122.4, 119.3, 128.2, 127.6, 133.2, 131.5, 138.4, 138.5, 136.5, 138.6], "y": [4.695, 2.115, -0.744, 0.293, -1.609, -3.319, -3.8, -4.558, 0.293, -6.208, -6.902, -7.15, -7.8, -7.536, -6.406, -8.409, -8.6, -8.657, -0.023, -1.681, -3.093, 1.681, 3.073, 0.632, -1.431, -3.668, -4.145, 0.541, -2.84, -3.238, 1.571, -1.336, -1.5, -4.269, -6.5, -3.5, -4.0]}], "layout": {"height": 700, "title": {"text": "Indonesian Provincial Spatial Connectivity Map (KNN k=5, 2023 Poverty Rate)"}, "width": 1200, "xaxis": {"title": {"text": "Longitude"}}, "yaxis": {"title": {"text": "Latitude"}}}}
